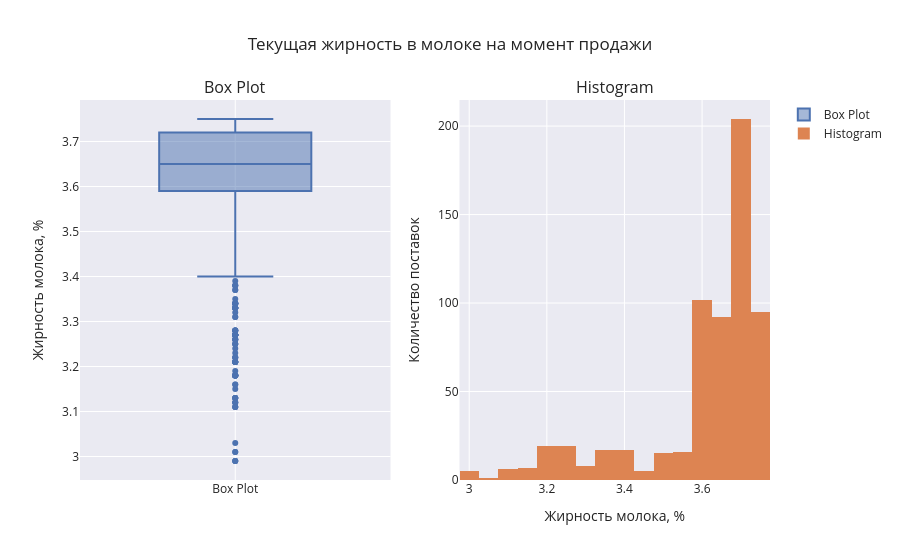

Notebook cell for this chart:
### Markdown cell above
Порода коров:примерно равны вис бис фйдиал и рефлен соверинг

возраст коров: в три раза больше коров, котором уже есть 2 года 

тип пастбища: равнинное чуть распространенее, чем холмистое

породы пап коров: соверин в 1.5 раз больше, чем айдиал

### Code cell
fig = get_histogram_boxplot(
    farm_data['fat_content'], 
    'Текущая жирность в молоке на момент продажи',
    bins=30
)

fig.update_layout(
    yaxis_title="Жирность молока, %",         
    xaxis2_title="Жирность молока, %",        
    yaxis2_title="Количество поставок",      
)

fig.show()

### Figure 1 — Plotly figure (JSON) as saved in the notebook; plotly's stock layout.template omitted (floating-point values rounded to 4 significant figures; data arrays with more than 128 entries replaced by an {"elided": "..."} marker saying what was removed)
{"data": [{"name": "Box Plot", "type": "box", "xaxis": "x", "y": {"elided": "628 float values"}, "yaxis": "y"}, {"name": "Histogram", "nbinsx": 30, "type": "histogram", "x": {"elided": "628 float values"}, "xaxis": "x2", "yaxis": "y2"}], "layout": {"annotations": [{"font": {"size": 16}, "showarrow": false, "text": "Box Plot", "x": 0.225, "xanchor": "center", "xref": "paper", "y": 1, "yanchor": "bottom", "yref": "paper"}, {"font": {"size": 16}, "showarrow": false, "text": "Histogram", "x": 0.775, "xanchor": "center", "xref": "paper", "y": 1, "yanchor": "bottom", "yref": "paper"}], "title": {"text": "Текущая жирность в молоке на момент продажи"}, "xaxis": {"anchor": "y", "domain": [0, 0.45]}, "xaxis2": {"anchor": "y2", "domain": [0.55, 1], "title": {"text": "Жирность молока, %"}}, "yaxis": {"anchor": "x", "domain": [0, 1], "title": {"text": "Жирность молока, %"}}, "yaxis2": {"anchor": "x2", "domain": [0, 1], "title": {"text": "Количество поставок"}}}}
